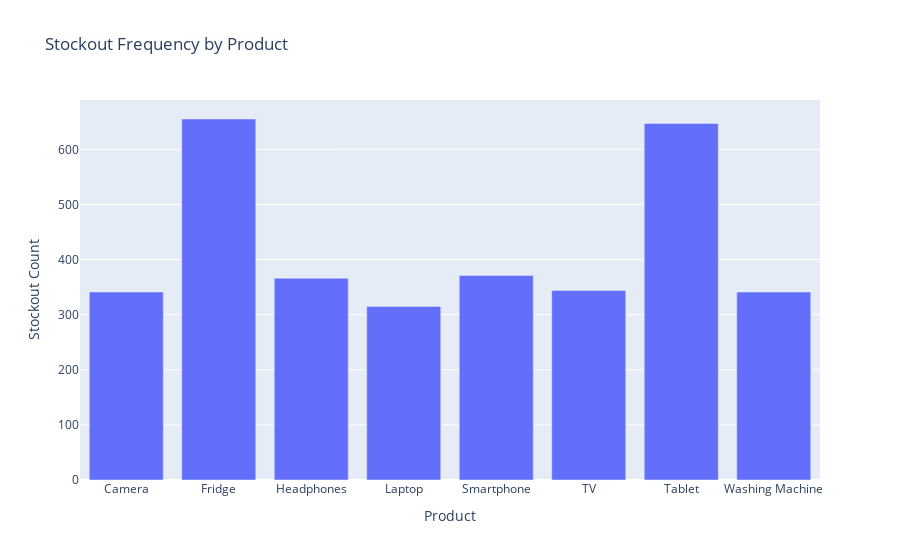

Write notebook code for a chart like this one.
### Code cell
# 5. Stockout Issues
stockout_products = df[df['stockout_indicator'] == 1].groupby('product_name').size().reset_index(name='stockout_count')
fig6 = px.bar(stockout_products, x='product_name', y='stockout_count', title='Stockout Frequency by Product', labels={'stockout_count': 'Stockout Count', 'product_name': 'Product'})
fig6.show()

### Figure 1 — Plotly figure (JSON) as saved in the notebook; plotly's stock layout.template omitted (floating-point values rounded to 4 significant figures)
{"data": [{"alignmentgroup": "True", "hovertemplate": "Product=%{x}<br>Stockout Count=%{y}<extra></extra>", "legendgroup": "", "marker": {"color": "#636efa", "pattern": {"shape": ""}}, "name": "", "offsetgroup": "", "orientation": "v", "showlegend": false, "textposition": "auto", "type": "bar", "x": ["Camera", "Fridge", "Headphones", "Laptop", "Smartphone", "TV", "Tablet", "Washing Machine"], "xaxis": "x", "y": [341, 655, 366, 315, 371, 344, 647, 341], "yaxis": "y"}], "layout": {"barmode": "relative", "legend": {"tracegroupgap": 0}, "title": {"text": "Stockout Frequency by Product"}, "xaxis": {"anchor": "y", "domain": [0, 1], "title": {"text": "Product"}}, "yaxis": {"anchor": "x", "domain": [0, 1], "title": {"text": "Stockout Count"}}}}
